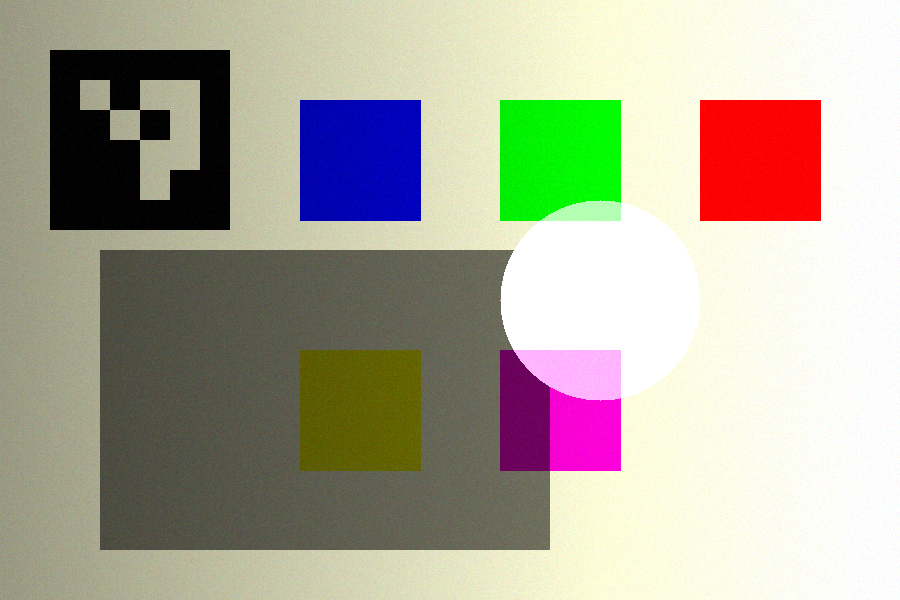
#> input picture bad_image.png, 900 x 600 px
$ python quality_check.py
#> lines starting #> are read from the running program, lines starting #| are printed output that depends on the picture; after the words box and inside, x2 and y2 are one past the last pixel; in counts of white or black regions, pixels touching at a corner belong together; long printed decimals are rounded
import cv2
import numpy as np


# ============================================================
# 1. LOAD IMAGE
# ============================================================

image = cv2.imread("bad_image.png")
#> image is the input picture: shape (600, 900, 3); mean B, G, R 152.3, 167.9, 172.5

if image is None:
    print("Could not load image.")
    exit()


# ============================================================
# 2. DEFINE REFERENCE PATCHES
# ============================================================

patches = {
    "Blue": (300, 100, 420, 220),
    "Green": (500, 100, 620, 220),
    "Red": (700, 100, 820, 220),
    "Yellow": (300, 350, 420, 470),
    "Magenta": (500, 350, 620, 470)
}


# ============================================================
# 3. KNOWN REFERENCE COLOURS
# ============================================================

known_colours = np.array([
    [255, 0, 0],      # Blue
    [0, 255, 0],      # Green
    [0, 0, 255],      # Red
    [0, 255, 255],    # Yellow
    [255, 0, 255]     # Magenta
], dtype=np.float32)


# ============================================================
# 4. SAMPLE OBSERVED COLOURS
# ============================================================

observed_colours = []

for name, (x1, y1, x2, y2) in patches.items():

    patch = image[y1:y2, x1:x2].astype(np.float32)

    mean_colour = np.mean(patch, axis=(0, 1))

    observed_colours.append(mean_colour)
#> this loop made 5 passes
#> mean_colour on passes 1 to 5: [181.1, 1.74, 1.73], [15.96, 246.8, 16], [1.76, 1.76, 252.8], [1.79, 95.65, 95.67], [181.2, 52.17, 200.1]
#> pass 1, `patch = image[y1:y2, x1:x2].astype(np.float32)`:
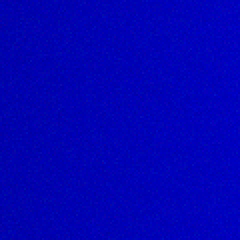
#> patch: shape (120, 120, 3) float32 (shown 2 times larger); mean B, G, R 181.1, 1.7, 1.7
#> pass 2, `patch = image[y1:y2, x1:x2].astype(np.float32)`:
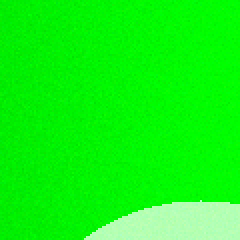
#> patch: shape (120, 120, 3) float32 (shown 2 times larger); mean B, G, R 16, 246.8, 16
#> pass 3, `patch = image[y1:y2, x1:x2].astype(np.float32)`:
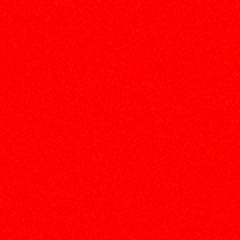
#> patch: shape (120, 120, 3) float32 (shown 2 times larger); mean B, G, R 1.8, 1.8, 252.8
#> after the loop:
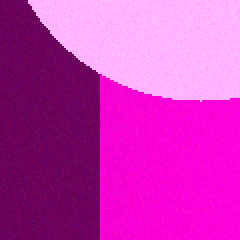
#> patch: shape (120, 120, 3) float32 (shown 2 times larger); mean B, G, R 181.2, 52.2, 200.1
#> after the loop, observed_colours = [[181.1, 1.74, 1.73], [15.96, 246.8, 16], [1.76, 1.76, 252.8], [1.79, 95.65, 95.67], [181.2, 52.17, 200.1]]


observed_colours = np.array(observed_colours)

print("\nObserved colours:")
for i, name in enumerate(patches):
    print(name, "→", observed_colours[i])
#> this loop made 5 passes
#| Blue → [181.0909      1.737   1.729]
#| Green → [ 15.961 246.818   16.000]
#| Red → [  1.756   1.762 252.764  ]
#| Yellow → [ 1.785 95.651   95.665    ]
#| Magenta → [181.235   52.174 200.146 ]


# ============================================================
# 5. SATURATION CHECK
# ============================================================

print("\nPatch saturation:")

threshold = 250

saturation_values = {}

for name, (x1, y1, x2, y2) in patches.items():

    patch = image[y1:y2, x1:x2]

    saturated = np.all(
        patch >= threshold,
        axis=2
    )

    percentage = (
        np.sum(saturated) /
        saturated.size
    ) * 100

    saturation_values[name] = percentage

    print(
        name,
        "→",
        round(percentage, 2),
        "%"
    )
#> after the loop, saturation_values = {'Blue': 0, 'Green': 0, 'Red': 0, 'Yellow': 0, 'Magenta': 0}


# ============================================================
# 6. PATCH UNIFORMITY
# ============================================================

print("\nPatch variation:")

variation_values = {}

for name, (x1, y1, x2, y2) in patches.items():

    patch = image[y1:y2, x1:x2].astype(np.float32)

    std = np.std(
        patch,
        axis=(0, 1)
    )

    variation = np.mean(std)

    variation_values[name] = variation

    print(
        name,
        "→",
        round(variation, 2)
    )
#> this loop made 5 passes
#> (std, variation) on passes 1 to 5: ([7.03, 2.75, 2.73], 4.17), ([48.31, 6.93, 48.31], 34.52), ([2.75, 2.79, 3.09], 2.88), ([2.8, 5.67, 5.63], 4.7), ([69.49, 80.22, 69.4], 73.04)
#> (printed output is left out)
#> after the loop, variation_values = {'Blue': 4.17, 'Green': 34.52, 'Red': 2.88, 'Yellow': 4.7, 'Magenta': 73.04}


# ============================================================
# 7. CALCULATE CHANNEL CORRECTION
# ============================================================

known_float = known_colours

correction = []

for channel in range(3):

    valid = (
        (observed_colours[:, channel] > 0) &
        (known_float[:, channel] > 0)
    )

    ratios = (
        known_float[valid, channel] /
        observed_colours[valid, channel]
    )

    correction.append(
        np.mean(ratios)
    )
#> this loop made 3 passes
#> (valid, ratios) on passes 1 to 3: ([True, False, False, False, True], [1.41, 1.41]), ([False, True, False, True, False], [1.03, 2.67]), ([False, False, True, True, True], [1.01, 2.67, 1.27])
#> after the loop, correction = [1.41, 1.85, 1.65]

correction = np.array(correction)

print("\nCalibration correction:")
print(correction)
#| [1.408  1.850 1.649  ]


# ============================================================
# 8. APPLY CORRECTION
# ============================================================

corrected_colours = (
    observed_colours * correction
)
#> corrected_colours = [[254.9, 3.21, 2.85], [22.47, 456.5, 26.39], [2.47, 3.26, 416.9], [2.51, 176.9, 157.8], [255.1, 96.5, 330.1]]

corrected_colours = np.clip(
    corrected_colours,
    0,
    255
)
#> corrected_colours = [[254.9, 3.21, 2.85], [22.47, 255, 26.39], [2.47, 3.26, 255], [2.51, 176.9, 157.8], [255, 96.5, 255]]

print("\nCorrected colours:")

for i, name in enumerate(patches):

    print(
        name,
        "→",
        corrected_colours[i]
    )


# ============================================================
# 9. CONVERT BGR → CIE LAB
# ============================================================

def opencv_lab_to_cielab(lab):

    lab = lab.astype(np.float32)

    L = lab[0] * 100 / 255
    a = lab[1] - 128
    b = lab[2] - 128

    return np.array([
        L,
        a,
        b
    ])


def bgr_to_cielab(bgr):

    colour = np.array(
        [[bgr]],
        dtype=np.uint8
    )

    lab = cv2.cvtColor(
        colour,
        cv2.COLOR_BGR2LAB
    )[0, 0]

    return opencv_lab_to_cielab(lab)


# ============================================================
# 10. CALCULATE ΔE
# ============================================================

def delta_e(colour1, colour2):

    return np.sqrt(
        np.sum(
            (colour1 - colour2) ** 2
        )
    )


print("\nCalibration residual:")

delta_e_values = {}

for i, name in enumerate(patches):

    known_lab = bgr_to_cielab(
        known_colours[i]
    )

    corrected_lab = bgr_to_cielab(
        corrected_colours[i].astype(np.uint8)
    )

    error = delta_e(
        known_lab,
        corrected_lab
    )

    delta_e_values[name] = error

    print(
        name,
        "→ ΔE =",
        round(error, 2)
    )
#> this loop made 5 passes
#> (known_lab, error) on passes 1, 2, 4, 5: ([32.16, 79, -108], 1.47), ([87.84, -86, 83], 2.24), ([97.25, -22, 95], 38.42), ([60.39, 98, -61], 22.94)
#> (printed output is left out)
#> after the loop, delta_e_values = {'Blue': 1.47, 'Green': 2.24, 'Red': 0, 'Yellow': 38.42, 'Magenta': 22.94}


# ============================================================
# 11. OVERALL METRICS
# ============================================================

average_delta_e = np.mean(
    list(delta_e_values.values())
)
#> average_delta_e = 13.01

maximum_delta_e = np.max(
    list(delta_e_values.values())
)
#> maximum_delta_e = 38.42

worst_variation_patch = max(
    variation_values,
    key=variation_values.get
)
#> worst_variation_patch = 'Magenta'

worst_delta_e_patch = max(
    delta_e_values,
    key=delta_e_values.get
)
#> worst_delta_e_patch = 'Yellow'


print("\n================================")
print("QUALITY REPORT")
print("================================")

print(
    "Average ΔE:",
    round(average_delta_e, 2)
)
#| Average ΔE: 13.01

print(
    "Maximum ΔE:",
    round(maximum_delta_e, 2)
)
#| Maximum ΔE: 38.42

print(
    "Worst variation:",
    worst_variation_patch,
    "→",
    round(
        variation_values[worst_variation_patch],
        2
    )
)
#| Worst variation: Magenta → 73.04

print(
    "Worst colour error:",
    worst_delta_e_patch,
    "→",
    round(
        delta_e_values[worst_delta_e_patch],
        2
    )
)
#| Worst colour error: Yellow → 38.42

# ============================================================
# 12. QUALITY GATE
# ============================================================

print("\n================================")
print("QUALITY GATE")
print("================================")

# Development-only thresholds
SATURATION_LIMIT = 5.0
VARIATION_LIMIT = 20.0
DELTA_E_LIMIT = 15.0

patch_status = {}

for name in patches:

    saturation = saturation_values[name]
    variation = variation_values[name]
    error = delta_e_values[name]

    problems = []

    if saturation > SATURATION_LIMIT:
        problems.append("saturation")

    if variation > VARIATION_LIMIT:
        problems.append("non-uniform colour")

    if error > DELTA_E_LIMIT:
        problems.append("high colour error")

    if len(problems) == 0:
        status = "PASS"
    else:
        status = "FAIL"

    patch_status[name] = status

    print(
        name,
        "→",
        status,
        problems
    )
#> this loop made 5 passes
#> (variation, error) on passes 1 to 5: (4.17, 1.47), (34.52, 2.24), (2.88, 0), (4.7, 38.42), (73.04, 22.94)
#> after the loop, patch_status = {'Blue': 'PASS', 'Green': 'FAIL', 'Red': 'PASS', 'Yellow': 'FAIL', 'Magenta': 'FAIL'}


# ============================================================
# 13. OVERALL DECISION
# ============================================================

failed_patches = [
    name
    for name, status in patch_status.items()
    if status == "FAIL"
]
#> failed_patches = ['Green', 'Yellow', 'Magenta']

if len(failed_patches) == 0:

    overall_status = "PASS"

else:

    overall_status = "FAIL"

print("\nOverall image quality:", overall_status)

if failed_patches:

    print(
        "Problematic patches:",
        failed_patches
    )
#| Problematic patches: ['Green', 'Yellow', 'Magenta']

    print(
        "Recommendation: RETAKE IMAGE"
    )

else:

    print(
        "Recommendation: PROCEED TO REACTION ANALYSIS"
    )
